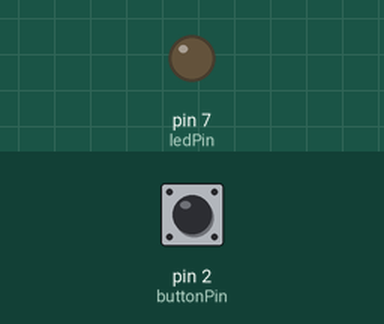
Simulated run of this sketch. Board: Arduino Uno, built with avr-gcc and run on an emulated ATmega328P. Shown: output pins drawn as LEDs (lit = HIGH). The test bench sets the inputs (shaded band); at power-on: pin 2 (buttonPin) LOW.

Above: at 1.2 s.
1.3 s: pin 2 (buttonPin) pulled HIGH for 0.15 s
At 1.37 s:
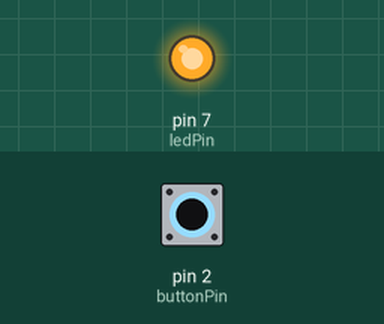
2.9 s: pin 2 (buttonPin) pulled HIGH for 3.2 s
At 7.1 s:
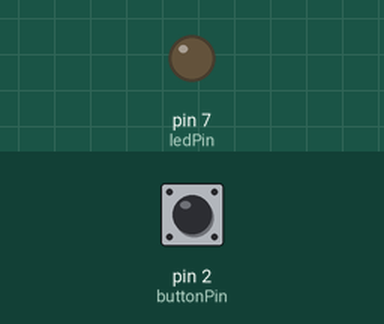
Timing chart, 0 to 8.6 s (numbered marks = the images above; inputs shaded):
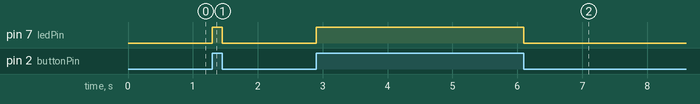

The sketch:

InterruptButton.ino
```cpp
const int buttonPin = 2;
const int ledPin =  7;
volatile int buttonState = 0;         // variable for reading the pushbutton status

void setup() {
  // initialize the LED pin as an output:
  pinMode(ledPin, OUTPUT);
  // initialize the pushbutton pin as an input:
  pinMode(buttonPin, INPUT);
  // Attach an interrupt to the ISR vector
  attachInterrupt(digitalPinToInterrupt(buttonPin), pin_ISR, CHANGE);
}

void loop() {

}

void pin_ISR() {
  buttonState = digitalRead(buttonPin);
  digitalWrite(ledPin, buttonState);
}
```

Measured:
- after the input at 1.3 s, pin 7 (ledPin): LOW → HIGH at once, → LOW 0.15 s later
- after the input at 2.9 s, pin 7 (ledPin): LOW → HIGH at once, → LOW 3.2 s later
